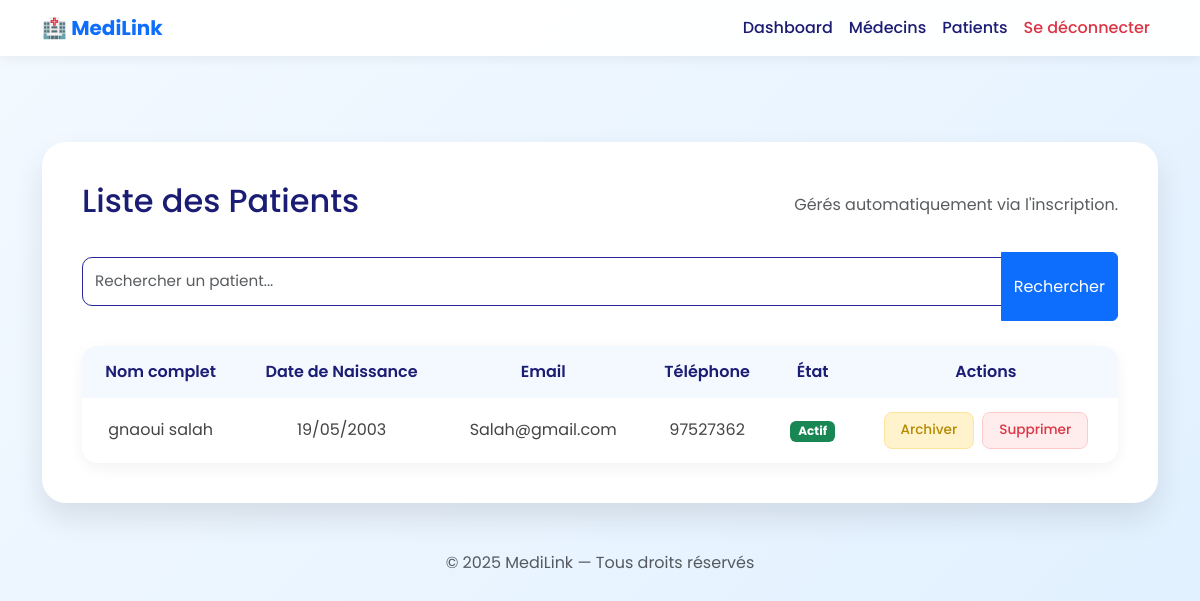
The page /dossiers/patients/ (signed in) on the database as committed earlier.
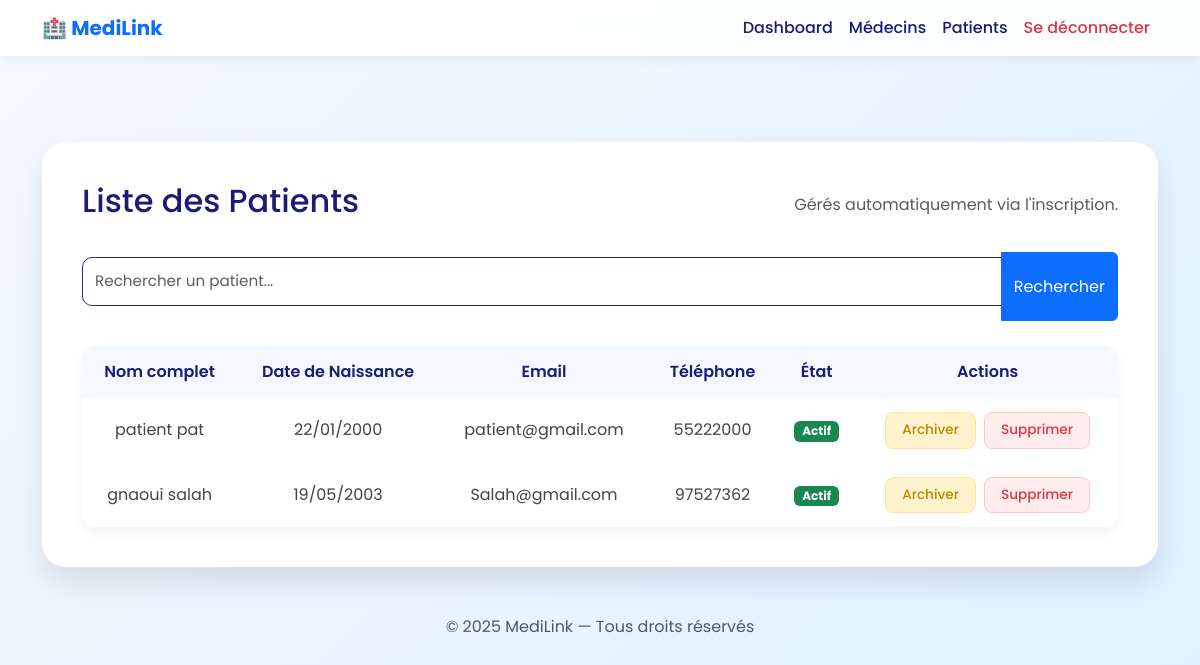
The same page on the database as committed later.
### dossiers/models.py (models this page shows, shortened)
class Patient(models.Model):
    user = models.OneToOneField(
        settings.AUTH_USER_MODEL,
        on_delete=models.CASCADE,
        related_name='patient_profile',
        verbose_name="Utilisateur"
    )
    nom = models.CharField(max_length=100, verbose_name="Nom", blank=True)
    prenom = models.CharField(max_length=100, verbose_name="Prénom", blank=True)
    date_naissance = models.DateField(verbose_name="Date de naissance", null=True, blank=True)
    sexe = models.CharField(
        max_length=1,
        choices=[('M', 'Masculin'), ('F', 'Féminin')],
        verbose_name="Sexe",
        blank=True
    )
    telephone = models.CharField(max_length=20, verbose_name="Téléphone", blank=True)
    adresse = models.TextField(verbose_name="Adresse", blank=True)
    numero_carte_identite = models.CharField(
        max_length=50,
        unique=True,
        verbose_name="Numéro de carte d'identité",
        null=True,
        blank=True
    )
    date_creation = models.DateTimeField(auto_now_add=True, verbose_name="Date de création")
    class Meta:
        verbose_name = "Patient"
        verbose_name_plural = "Patients"
        ordering = ['nom', 'prenom']

### users/models.py (models this page shows, shortened)
class User(AbstractUser):
    username = None  # On supprime le champ username
    email = models.EmailField(unique=True, validators=[EmailValidator(message="Email invalide")])
    first_name = models.CharField("Prénom", max_length=50, validators=[name_validator])
    last_name = models.CharField("Nom", max_length=50, validators=[name_validator])
    phone = models.CharField("Téléphone", max_length=8, validators=[phone_validator])
    date_of_birth = models.DateField("Date de naissance")
    gouvernorat = models.CharField("Gouvernorat", max_length=50, choices=GOUVERNORATS)
    ville = models.CharField("Ville", max_length=50, validators=[city_validator])
    role = models.CharField(max_length=10, choices=ROLE_CHOICES)
    etat_compte = models.CharField(
        max_length=20,
        choices=[('actif', 'Actif'), ('archive', 'Archivé')],
        default='actif'
    )
    date_creation = models.DateTimeField(auto_now_add=True)
    code_postal = models.CharField("Code postal", max_length=4, validators=[postal_code_validator], null=True, blank=True)
    specialite = models.ForeignKey(
        Specialite,  # lien vers ton modèle Specialite
        on_delete=models.SET_NULL,  # si la spécialité est supprimée, la valeur devient NULL
        null=True,
        blank=True,
        verbose_name="Spécialité"
    )
    annee_diplome = models.CharField("Année d'obtention du diplôme", max_length=4, validators=[year_validator], null=True, blank=True)
    diplome_pdf = models.FileField(
        "Déposer votre diplôme (PDF)",
        upload_to='diplomes/',
        validators=[FileExtensionValidator(allowed_extensions=['pdf'])],
        null=True,
        blank=True
    )
    statut = models.CharField(max_length=10, choices=STATUT_CHOICES, default='en cours')
    objects = UserManager()
    USERNAME_FIELD = 'email'
    REQUIRED_FIELDS = []  # Email + password suffisent

### dossiers/views.py (the view, shortened to what this page needs)
# urls.py: path('patients/', views.liste_patients, name='liste_patients'),
@login_required
def liste_patients(request):
    patients = Patient.objects.select_related('user').all()
    search_query = request.GET.get('search', '')
    paginator = Paginator(patients, 10)
    page_number = request.GET.get('page')
    page_obj = paginator.get_page(page_number)
    context = {
        'patients': page_obj,
        'search_query': search_query,
    }
    return render(request, 'dossiers/liste_patients.html', context)

### dossiers/templates/dossiers/liste_patients.html (shortened to what this page needs)
{% extends 'dossiers/base.html' %}
{% load static %}
{% block content %}
<div class="custom-card">
    <div class="d-flex justify-content-between align-items-center mb-4">
        <h2>Liste des Patients</h2>
        <span class="text-muted">Gérés automatiquement via l'inscription.</span>
    </div>
    <form method="get" class="mb-4">
        <div class="input-group">
            <input type="text" name="search" class="form-control" placeholder="Rechercher un patient..." value="{{ search_query }}">
            <button class="btn btn-primary" type="submit">Rechercher</button>
        </div>
    </form>
    <table class="table-style">
        <thead>
            <tr>
                <th>Nom complet</th>
                <th>Date de Naissance</th>
                <th>Email</th>
                <th>Téléphone</th>
                <th>État</th>
                <th>Actions</th>
            </tr>
        </thead>
        <tbody>
            {% for patient in patients %}
            <tr>
                <td>{{ patient.user.get_full_name }}</td>
                <td>{{ patient.date_naissance|date:"d/m/Y" }}</td>
                <td>{{ patient.user.email }}</td>
                <td>{{ patient.telephone }}</td>
                <td>
                    <span class="badge bg-{% if patient.user.etat_compte == 'actif' %}success{% else %}secondary{% endif %}">
                        {{ patient.user.etat_compte|title }}
                    </span>
                </td>
                <td class="d-flex gap-2 justify-content-center">
                    {% if patient.user.etat_compte == "actif" %}
                        <form action="{% url 'archiver_patient' patient.user.id %}" method="post" class="d-inline">
                            <button class="btn-clean btn-archive">Archiver</button>
                        </form>
                    {% else %}
                        <form action="{% url 'reactiver_patient' patient.user.id %}" method="post" class="d-inline">
                            {% csrf_token %}
                            <button class="btn-clean btn-reactiver">Réactiver</button>
                        </form>
                    {% endif %}
                    <form action="{% url 'supprimer_patient' patient.user.id %}" method="post" class="d-inline">
                        <button class="btn-clean btn-delete">Supprimer</button>
                    </form>
                </td>
            </tr>
            {% empty %}
            <tr><td colspan="6" class="text-center">Aucun patient trouvé.</td></tr>
            {% endfor %}
        </tbody>
    </table>
</div>
{% endblock %}

### dossiers/templates/dossiers/base.html (shortened to what this page needs)
{% load static %}
<!DOCTYPE html>
<html lang="fr">
<head>
    <link href="https://cdn.jsdelivr.net/npm/bootstrap@5.3.3/dist/css/bootstrap.min.css" rel="stylesheet">
    <link href="{% static 'css/style.css' %}" rel="stylesheet">
</head>
<body>
    <nav class="navbar navbar-expand-lg fixed-top">
        <div class="container">
            <a class="navbar-brand fw-bold text-primary" href="{% url 'signin' %}">🏥 MediLink</a>
            <div class="collapse navbar-collapse justify-content-end" id="navbarNav">
                <div class="navbar-nav ms-auto">
                    {% if request.user.is_authenticated %}
                        {% if request.user.role == 'admin' %}
                            <a class="nav-link" href="{% url 'acceuil_admin' %}">Dashboard</a>
                            <a class="nav-link" href="{% url 'gestion_medecins:liste_medecins' %}">Médecins</a>
                            <a class="nav-link" href="{% url 'dossiers:liste_patients' %}">Patients</a>
                        {% endif %}
                        <a class="nav-link text-danger" href="{% url 'signin' %}">Se déconnecter</a>
                    {% else %}
                        <a class="nav-link" href="{% url 'signin' %}">Connexion</a>
                    {% endif %}
                </div>
            </div>
        </div>
    </nav>
    <div class="container mt-5 pt-4">
        {% block content %}{% endblock %}
    </div>
    <footer class="text-center mt-5 mb-3 text-muted">
        © 2025 MediLink — Tous droits réservés
    </footer>
</body>
</html>

### medical/static/css/style.css (style rules this page uses)
body { font-family: 'Poppins', sans-serif; background: #fff; min-height: 100vh; margin: 0; color: #1b1c74; overflow-x: hidden; }
.custom-card { background-color: #fff; border-radius: 2rem; box-shadow: 0 15px 30px rgba(27,28,116,0.15); padding: 45px; max-width: 400px; width: 100%; transition: transform 0.3s ease-in-out, box-shadow 0.3s ease-in-out; }
input[type="text"], input[type="email"], input[type="password"] { width: 100%; padding: 12px; margin: 5px 0 15px 0; border-radius: 10px; border: 1px solid #272894; font-size: 0.95rem; box-sizing: border-box; }

### dossiers/templates/dossiers/base.html (style rules this page uses)
body { font-family: 'Poppins', sans-serif; background: linear-gradient(135deg, #f3f9ff, #e0f0ff); min-height: 100vh; padding-top: 70px; color: #1b1c74; }
.navbar { background: rgba(255, 255, 255, 0.95); backdrop-filter: blur(10px); box-shadow: 0 4px 10px rgba(0,0,0,0.05); }
.navbar .nav-link { color: #1b1c74; font-weight: 500; }

### dossiers/templates/dossiers/liste_patients.html (style rules this page uses)
.custom-card { width: 100%; max-width: 1200px; margin: auto; background: white; border-radius: 1.5rem; padding: 40px; box-shadow: 0 15px 30px rgba(0,0,0,0.1); }
.table-style { width: 100%; margin-top: 25px; border-radius: 15px; overflow: hidden; background: white; box-shadow: 0 5px 15px rgba(0,0,0,0.05); }
.table-style th { background: #f3f9ff; padding: 14px; text-align: center; font-weight: 600; color: #1b1c74; }
.table-style td { padding: 14px; text-align: center; color: #444; }
.btn-clean { border: none; padding: 7px 16px; font-size: 0.85rem; border-radius: 8px; font-weight: 500; transition: 0.2s ease-in-out; }
.btn-archive { background: #fff3cd; color: #b58900; border: 1px solid #ffe49c; }
.btn-delete { background: #ffecec; color: #dc3545; border: 1px solid #ffc9c9; }

Rows that differ between the two databases and show on the page:
added Patient: user.get_full_name "patient pat", date_naissance "22/01/2000", user.email "patient@gmail.com", telephone "55222000", user.etat_compte "Actif", shows "Archiver"
